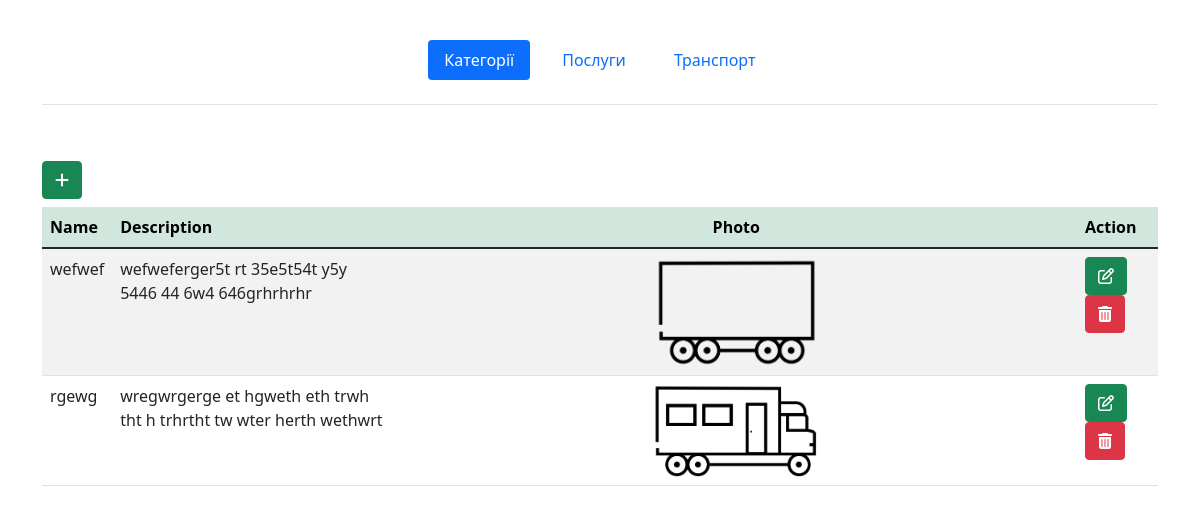
Screenshot of /transport-admin/index.php with the database file from the repository.
### tables this page shows
CREATE TABLE `category` (
  `id` int NOT NULL,
  `Name` text NOT NULL,
  `Description` text NOT NULL,
  `Photo` int NOT NULL
);

CREATE TABLE `photos` (
  `id` int NOT NULL,
  `photo` text NOT NULL
);

### transport-admin/category_functions.php (called while the page is built, shortened)
<?php
include 'db.php';
$sql = $pdo->prepare("SELECT category.id, `Name`, `Description`, photos.photo FROM category INNER JOIN photos ON category.Photo = photos.id");
$sql->execute();
$result = $sql->fetchAll(PDO::FETCH_OBJ);

### transport-admin/index.php (the view, shortened to what this page needs)
<?php include 'category_functions.php'; ?>
<!doctype html>
<html lang="en">
<head>
  <link href="https://cdn.jsdelivr.net/npm/bootstrap@5.1.3/dist/css/bootstrap.min.css" rel="stylesheet">
</head>
<body>
<div class="container mb-5" >
     <header class="d-flex flex-wrap justify-content-around py-3 border-bottom">
     <ul class="nav d-flex nav-pills flex-wrap justify-content-between mt-3">
         <li class="nav-item"><a href="/" class="nav-link m-2 active "  aria-current="page">Категорії</a></li>
         <li class="nav-item"><a href="./service.php" class="nav-link m-2">Послуги</a></li>
         <li class="nav-item"><a href="./transport.php" class="nav-link m-2">Транспорт</a></li>
       </ul>
     </header>
   </div>
  <div class="container">
    <div class="row">
      <div class="col-12">
        <button class="btn btn-success mt-2" data-bs-toggle="modal" data-bs-target="#create">
          <i class="fa fa-plus"></i>
        </button>
        <table class="table table-striped table-hover mt-2">
          <thead class="table-success">
            <th>Name</th>
            <th>Description</th>
            <th class='text-center'>Photo</th>
            <th>Action</th>
          </thead>
          <tbody>
            <?php foreach ($result as $res) { ?>
              <tr>
                <td><?php echo $res->Name; ?></td>
                <td><?php echo $res->Description; ?></td>
                <td><img src='./img/categories/<?php echo $res->photo; ?>' class="rounded mx-auto d-block w-25"></td>
                <td class='block'>
                  <a href="?id=<?php echo $res->id; ?>" class="btn btn-success" data-bs-toggle="modal" data-bs-target="#edit<?php echo $res->id; ?>" >
                    <i class="fa fa-edit"></i>
                  </a>
                  <a href="" class="btn btn-danger" data-bs-toggle="modal" data-bs-target="#delete<?php echo $res->id; ?>" >
                    <i class="fa fa-trash"></i>
                  </a>
                </td>
              </tr>
            <?php } ?>
          </tbody>
        </table>
      </div>
    </div>
  </div>
</body>
</html>

### rows the page displays
category: Name "wefwef", Description "wefweferger5t rt 35e5t54t y5y 5446 44 6w4 646grhrhrhr", Photo.photo (picture)
category: Name "rgewg", Description "wregwrgerge et hgweth eth trwh tht h trhrtht tw wter herth wethwrt", Photo.photo (picture)
